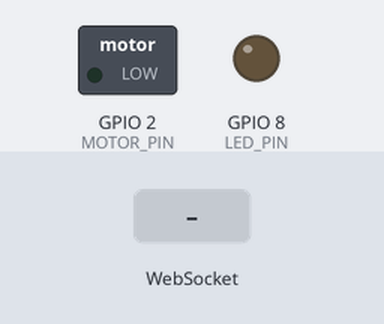
The sketch below on a simulated ESP32-C3. Shown: switched loads named in the sketch (green lamp = pin HIGH), output pins drawn as LEDs (lit = HIGH). Dashed ring = blinking. The test bench sets the inputs (shaded band). What the sketch prints to the serial monitor is not drawn.

Above: at 1.2 s.
1.3 s: WebSocket text "J1:X=" received
At 1.55 s:
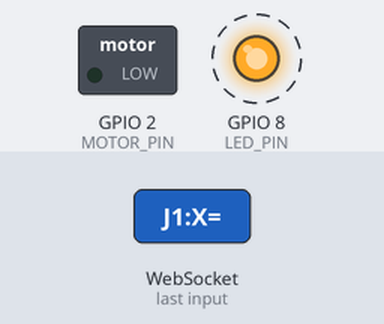
4.3 s: WebSocket text "5" received
7.3 s: WebSocket text "90" received
10.3 s: WebSocket text "200" received
Timing chart, 0 to 15.8 s (numbered marks = the images above; inputs shaded):
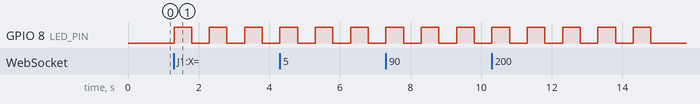

Measured:
- after the input at 1.3 s, GPIO 8 (LED_PIN): alternates HIGH for 0.50 s and LOW for 0.50 s, starting at once

The sketch:

motor.ino
```cpp
#define LED_PIN 8
#define MOTOR_PIN 2

#include <WiFi.h>
#include <WebSocketsServer.h>

const char* ssid = "ESP32-AP";
const char* password = "12345678";

WebSocketsServer webSocket = WebSocketsServer(81);

bool clientConnected = false;
unsigned long lastDataTime = 0;
const unsigned long timeoutNoData = 5000;  // Timeout nếu không nhận dữ liệu

unsigned long previousMillis = 0;
const long interval = 500;  // Thời gian chớp tắt LED (ms)
bool ledState = LOW;

int motorSpeed = 0;  // Giá trị PWM 0-255

void webSocketEvent(uint8_t client_num, WStype_t type, uint8_t* payload, size_t length);

void setup() {
  Serial.begin(115200);
  pinMode(LED_PIN, OUTPUT);
  digitalWrite(LED_PIN, LOW);

  // Setup PWM cho motor ở pin 2
  ledcSetup(0, 5000, 8);      // channel 0, 5kHz, 8 bit
  ledcAttachPin(MOTOR_PIN, 0);
  ledcWrite(0, 0);            // bắt đầu với tốc độ 0

  WiFi.softAP(ssid, password);
  Serial.println("✅ AP Started");
  Serial.println(WiFi.softAPIP());

  webSocket.begin();
  webSocket.onEvent(webSocketEvent);

  webSocket.enableHeartbeat(1000, 500, 1);
}

void loop() {
  webSocket.loop();

  if (clientConnected) {
    if (millis() - lastDataTime > timeoutNoData) {
      Serial.println("⚠️ Không nhận dữ liệu từ client trong 5 giây. Tắt LED và motor.");
      clientConnected = false;
      digitalWrite(LED_PIN, LOW);
      ledState = LOW;
      motorSpeed = 0;
      ledcWrite(0, motorSpeed);
    } else {
      // Chớp tắt LED mỗi 500ms
      unsigned long currentMillis = millis();
      if (currentMillis - previousMillis >= interval) {
        previousMillis = currentMillis;
        ledState = !ledState;
        digitalWrite(LED_PIN, ledState);
      }
      // Cập nhật PWM motor dựa trên motorSpeed đã set khi nhận dữ liệu
      ledcWrite(0, motorSpeed);
    }
  } else {
    digitalWrite(LED_PIN, LOW);
    ledState = LOW;
    motorSpeed = 0;
    ledcWrite(0, motorSpeed);
  }
}

void webSocketEvent(uint8_t client_num, WStype_t type, uint8_t* payload, size_t length) {
  switch (type) {
    case WStype_CONNECTED:
      Serial.printf("🔌 Client %u connected from %s\n", client_num, webSocket.remoteIP(client_num).toString().c_str());
      clientConnected = true;
      lastDataTime = millis();
      break;

    case WStype_TEXT: {
      payload[length] = '\0'; // Đảm bảo chuỗi kết thúc
      String msg = (char*)payload;
      Serial.printf("📩 Received: %s\n", msg.c_str());
      lastDataTime = millis();

      // Lấy giá trị J1:X từ chuỗi
      int j1x_index = msg.indexOf("J1:X=");
      if (j1x_index != -1) {
        int start = j1x_index + 5; // vị trí bắt đầu số sau "J1:X="
        int end = msg.indexOf(',', start);
        if (end == -1) end = msg.length();
        String valStr = msg.substring(start, end);
        int rawValue = valStr.toInt();

        // Map giá trị 1900-2100 về 0-255
        motorSpeed = map(rawValue, 1900, 2100, 0, 255);
        motorSpeed = constrain(motorSpeed, 0, 255);

        Serial.printf("Motor speed set to %d\n", motorSpeed);
      }
      break;
    }

    case WStype_DISCONNECTED:
      Serial.printf("❌ Client %u disconnected\n", client_num);
      clientConnected = false;
      motorSpeed = 0;
      ledcWrite(0, motorSpeed);
      break;

    default:
      break;
  }
}
```
